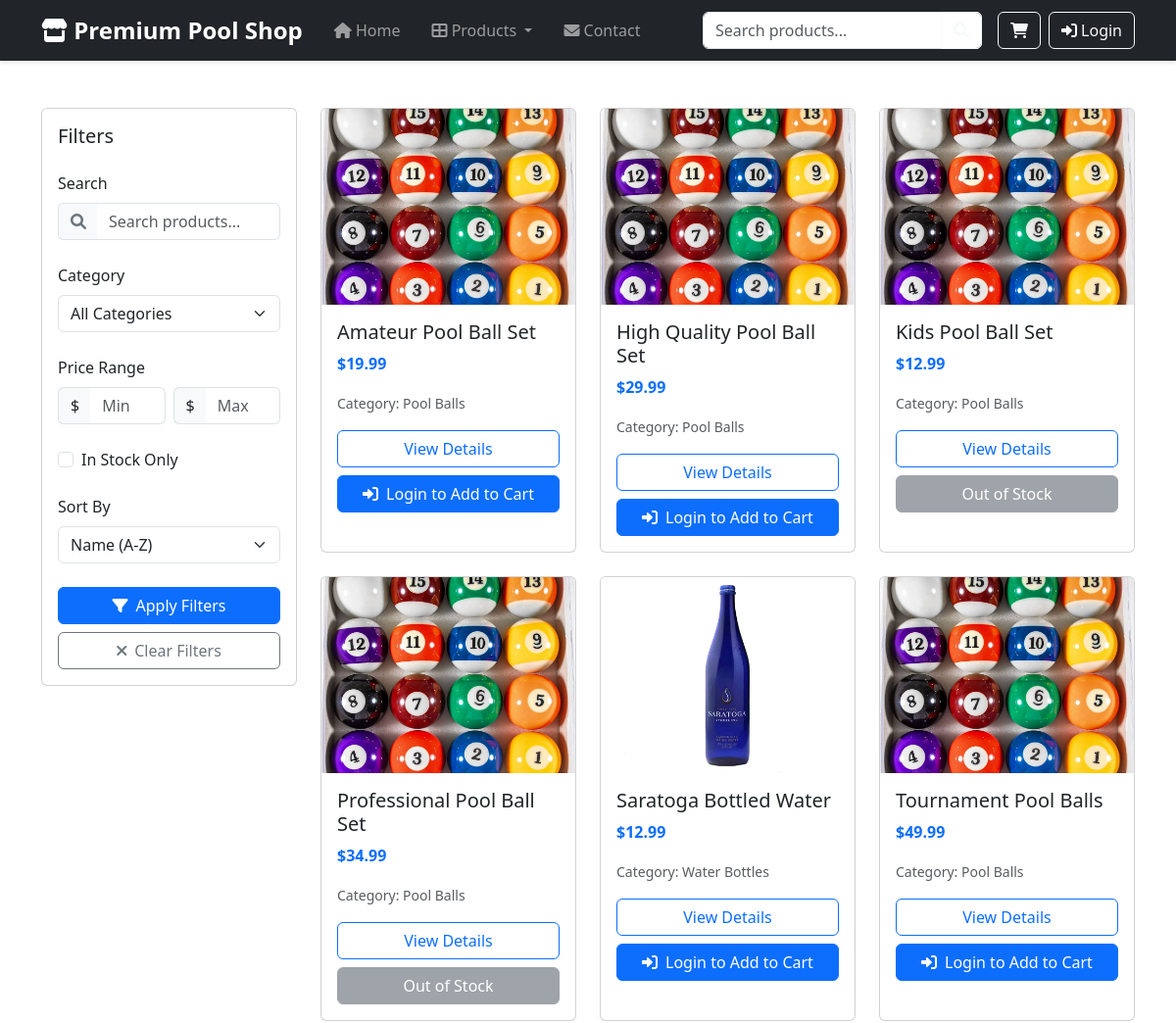
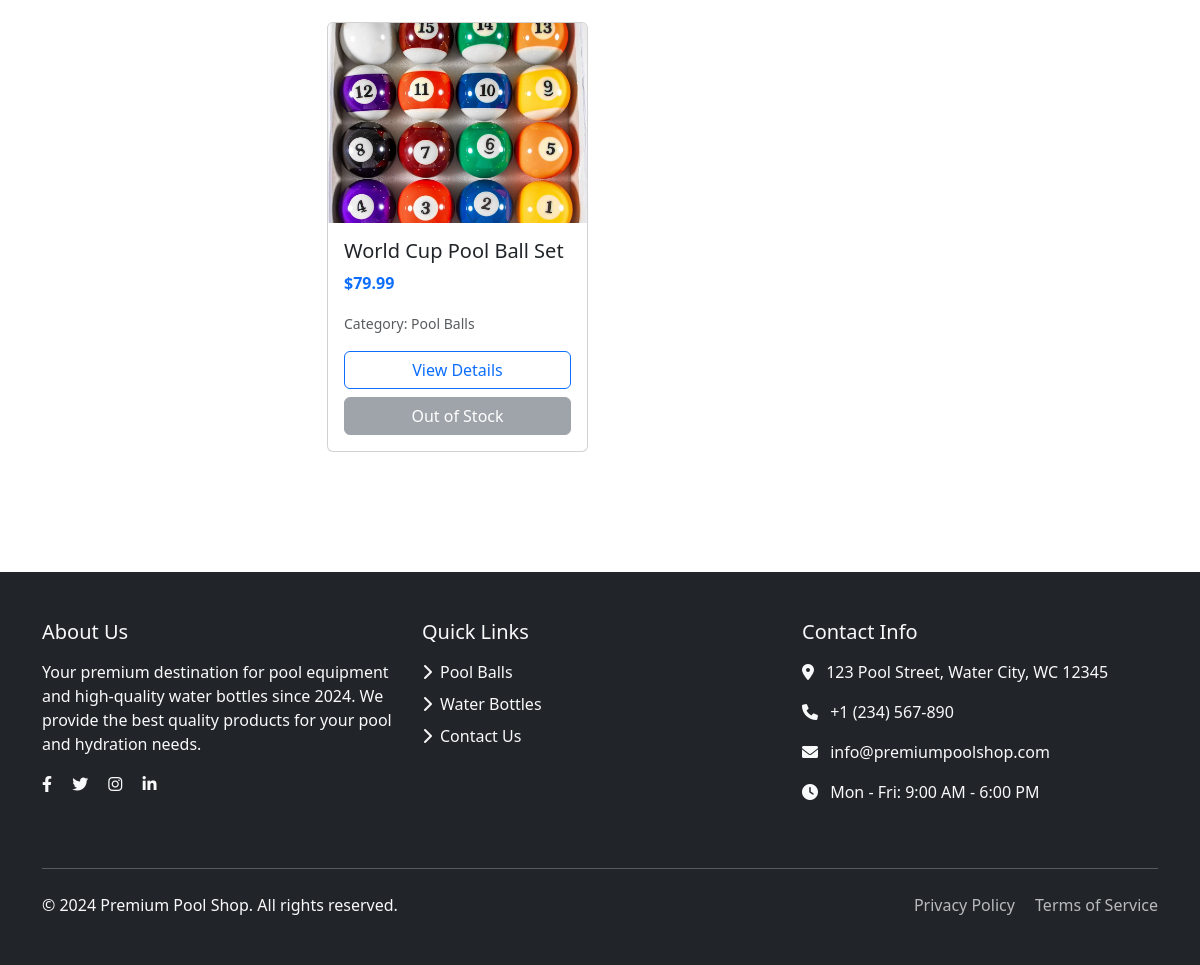
/products.php, run on the app's committed database (2 pictures, top to bottom).
### tables this page shows
CREATE TABLE `products` (
  `id` int(11) NOT NULL,
  `name` varchar(100) NOT NULL,
  `description` text DEFAULT NULL,
  `size` varchar(50) DEFAULT NULL,
  `weight` decimal(10,2) DEFAULT NULL,
  `price` decimal(10,2) NOT NULL,
  `stock_quantity` int(11) NOT NULL DEFAULT 0,
  `category_id` int(11) DEFAULT NULL
);

CREATE TABLE `categories` (
  `id` int(11) NOT NULL,
  `name` varchar(100) NOT NULL,
  `description` text DEFAULT NULL
);

### includes/config/session.php (called while the page is built, shortened)
<?php
function isLoggedIn() {
    return isset($_SESSION['user_id']);
}
?>

### products.php (the view, shortened to what this page needs)
<?php
require_once __DIR__ . "/includes/config/session.php";
require_once __DIR__ . "/includes/config/functions.php";
$search = isset($_GET['search']) ? trim($_GET['search']) : '';
$sort = isset($_GET['sort']) ? $_GET['sort'] : 'name_asc';
$min_price = isset($_GET['min_price']) && is_numeric($_GET['min_price']) ? (float)$_GET['min_price'] : null;
$max_price = isset($_GET['max_price']) && is_numeric($_GET['max_price']) ? (float)$_GET['max_price'] : null;
$in_stock = isset($_GET['in_stock']) ? true : false;
$sql = "SELECT p.*, c.name as category_name,
        (SELECT image_url FROM product_images WHERE product_id = p.id AND image_order = 1 LIMIT 1) as primary_image
        FROM products p
        LEFT JOIN categories c ON p.category_id = c.id
        WHERE 1=1";
switch ($sort) {
    default:
        $sql .= " ORDER BY p.name ASC";
}
try {
    $stmt = mysqli_prepare($conn, $sql);
    if (!mysqli_stmt_execute($stmt)) {
        throw new Exception("Error executing statement: " . mysqli_stmt_error($stmt));
    }
    $result = mysqli_stmt_get_result($stmt);
} catch (Exception $e) {
    error_log("Database error: " . $e->getMessage());
    $error_message = "An error occurred while loading products. Please try again later.";
}
include __DIR__ . '/includes/components/header.php';
?>
<div class="container py-5">
    <div class="row">
        <div class="col-md-3">
            <div class="card mb-4">
                <div class="card-body">
                    <h5 class="card-title mb-4">Filters</h5>
                    <form action="/E-commerce_Belingheri_Barlascini/products.php" method="GET" id="filterForm">
                        <div class="mb-4">
                            <label for="search" class="form-label fw-medium">Search</label>
                            <div class="input-group">
                                <span class="input-group-text bg-light border-end-0">
                                    <i class="fas fa-search text-secondary"></i>
                                </span>
                                <input type="text" class="form-control border-start-0" id="search" name="search"
                                       value="<?php echo htmlspecialchars($search); ?>"
                                       placeholder="Search products...">
                            </div>
                        </div>
                        <div class="mb-4">
                            <label for="category_id" class="form-label fw-medium">Category</label>
                            <select class="form-select" id="category_id" name="category_id">
                                <option value="">All Categories</option>
                            </select>
                        </div>
                        <div class="mb-4">
                            <label class="form-label fw-medium">Price Range</label>
                            <div class="row g-2">
                                <div class="col-6">
                                    <div class="input-group">
                                        <span class="input-group-text bg-light border-end-0">$</span>
                                        <input type="number" class="form-control border-start-0" name="min_price"
                                               placeholder="Min" value="<?php echo $min_price; ?>"
                                               min="0" step="0.01">
                                    </div>
                                </div>
                                <div class="col-6">
                                    <div class="input-group">
                                        <span class="input-group-text bg-light border-end-0">$</span>
                                        <input type="number" class="form-control border-start-0" name="max_price"
                                               placeholder="Max" value="<?php echo $max_price; ?>"
                                               min="0" step="0.01">
                                    </div>
                                </div>
                            </div>
                        </div>
                        <div class="mb-4">
                            <div class="form-check">
                                <input class="form-check-input" type="checkbox" id="in_stock" name="in_stock"
                                       <?php echo $in_stock ? 'checked' : ''; ?>>
                                <label class="form-check-label" for="in_stock">
                                    In Stock Only
                                </label>
                            </div>
                        </div>
                        <div class="mb-4">
                            <label for="sort" class="form-label fw-medium">Sort By</label>
                            <select class="form-select" id="sort" name="sort">
                                <option value="name_asc" <?php echo $sort == 'name_asc' ? 'selected' : ''; ?>>Name (A-Z)</option>
                            </select>
                        </div>
                        <div class="d-grid gap-2">
                            <button type="submit" class="btn btn-primary">
                                <i class="fas fa-filter me-2"></i>Apply Filters
                            </button>
                            <a href="/E-commerce_Belingheri_Barlascini/products.php" class="btn btn-outline-secondary">
                                <i class="fas fa-times me-2"></i>Clear Filters
                            </a>
                        </div>
                    </form>
                </div>
            </div>
        </div>
        <div class="col-md-9">
            <?php if (isset($result) && mysqli_num_rows($result) > 0): ?>
            <div class="row">
                    <?php while ($product = mysqli_fetch_assoc($result)): ?>
                        <div class="col-md-4 mb-4">
                            <div class="card h-100">
                                <?php if ($product['primary_image']): ?>
                                    <img src="<?php echo htmlspecialchars($product['primary_image']); ?>"
                                         class="card-img-top"
                                         alt="<?php echo htmlspecialchars($product['name']); ?>"
                                         style="height: 200px; object-fit: cover;">
                                <?php else: ?>
                                    <div class="d-flex align-items-center justify-content-center bg-light" style="height: 200px;">
                                        <span class="text-muted">No image available</span>
                                    </div>
                                <?php endif; ?>
                                <div class="card-body">
                                    <h5 class="card-title"><?php echo htmlspecialchars($product['name']); ?></h5>
                                    <p class="card-text text-primary fw-bold">$<?php echo number_format($product['price'], 2); ?></p>
                                    <p class="card-text">
                                        <small class="text-muted">Category: <?php echo htmlspecialchars($product['category_name']); ?></small>
                                    </p>
                                    <div class="d-grid gap-2">
                                        <a href="/E-commerce_Belingheri_Barlascini/pages/product.php?id=<?php echo $product['id']; ?>" class="btn btn-outline-primary">View Details</a>
                                        <?php if ($product['stock_quantity'] > 0): ?>
                                            <?php if (isLoggedIn()): ?>
                                                <form action="/E-commerce_Belingheri_Barlascini/cart/add_to_cart.php" method="POST">
                                                    <input type="hidden" name="product_id" value="<?php echo $product['id']; ?>">
                                                    <input type="hidden" name="quantity" value="1">
                                                    <button type="submit" name="add_to_cart" class="btn btn-primary w-100">
                                                        <i class="fas fa-shopping-cart me-2"></i>Add to Cart
                                                    </button>
                                                </form>
                                            <?php else: ?>
                                                <a href="/E-commerce_Belingheri_Barlascini/auth/login.php" class="btn btn-primary w-100">
                                                    <i class="fas fa-sign-in-alt me-2"></i>Login to Add to Cart
                                                </a>
                                            <?php endif; ?>
                                        <?php else: ?>
                                            <button class="btn btn-secondary w-100" disabled>Out of Stock</button>
                                        <?php endif; ?>
                                    </div>
                                </div>
                            </div>
                        </div>
                    <?php endwhile; ?>
                </div>
                <?php endif; ?>
        </div>
    </div>
</div>
<?php include __DIR__ . '/includes/components/footer.php'; ?>

### data on the page
products: name "Amateur Pool Ball Set", price "19.99", category.name "Pool Balls", stock_quantity "Login to Add to Cart"
products: name "High Quality Pool Ball Set", price "29.99", category.name "Pool Balls", stock_quantity "Login to Add to Cart"
products: name "Kids Pool Ball Set", price "12.99", category.name "Pool Balls", stock_quantity "Out of Stock"
products: name "Professional Pool Ball Set", price "34.99", category.name "Pool Balls", stock_quantity "Out of Stock"
products: shows a picture, name "Saratoga Bottled Water", price "12.99", category.name "Water Bottles", stock_quantity "Login to Add to Cart"
products: name "Tournament Pool Balls", price "49.99", category.name "Pool Balls", stock_quantity "Login to Add to Cart"
products: name "World Cup Pool Ball Set", price "79.99", category.name "Pool Balls", stock_quantity "Out of Stock"
